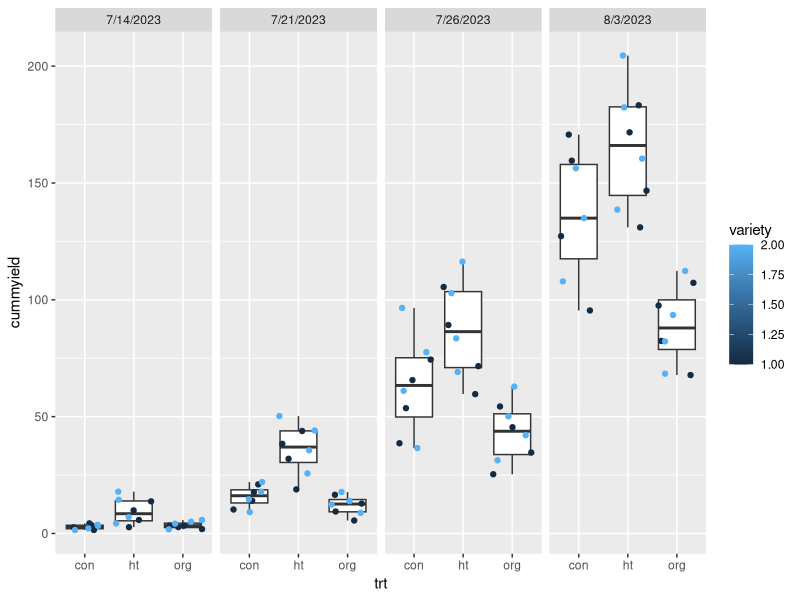

Write R code to recreate this figure. (Note: this script raises an error after producing the figure.)
## ---- chunk 1
# Loading packages
library(tidyverse) # for data wrangling and plotting
library(car) # for Anova function
library(lme4)
library(broom) # for model residuals extraction
library(emmeans) # for model mean extraction
library(multcomp) # for pairwise comparison letter display
## ---- chunk 2
yielddat <- read_csv("../data/FSYield-2023-raw.csv")

yielddat
## ---- chunk 3
summary(yielddat)
## ---- chunk 4
yielddatw <- yielddat %>%
  mutate(rep = factor(rep),
         plantnum = factor(plantnum) 
         ) %>%
mutate(trtname = paste0(trt,variety)) %>% 
  arrange(trtname) %>%
  group_by(trtname) %>%
  mutate(cummyield = cumsum(mk_kg)) %>%
  mutate(cummnum = cumsum(mk_num))

yielddatw
## ---- chunk 5
ggplot(yielddatw, aes(x = trt, 
                    y = cummyield,
                    color = variety)) +
  geom_boxplot() +
  geom_jitter() +
  facet_grid(.~date) # tilde controls what axis the facets are laid out on; krate_kgha~. would transpose; nrate_kgha~krate_kgha would create a different facet for each treatment category
  theme(legend.position = "none") +
    theme
## ---- chunk 6
ggplot(yielddatw, aes(x = trtname, 
                    y = cummnum,
                    color = trtname)) +
  geom_boxplot() +
  geom_jitter() +
  facet_grid(.~date) # tilde controls what axis the facets are laid out on; krate_kgha~. would transpose; nrate_kgha~krate_kgha would create a different facet for each treatment category
  theme(legend.position = "none")
## ---- chunk 7
options(contrasts = c("contr.sum", "contr.poly"))
yielddatw

# Model fitting
yielddatw_mod <- lm(cummyield ~ rep + trt*variety, # rep + is functionally the only coding difference between a CRD and a RCBD design)
               data = yielddatw)
yielddatw_mod

# Summary
summary(yielddatw_mod)
## ---- chunk 8
Anova(yielddatw_mod, type=3)
